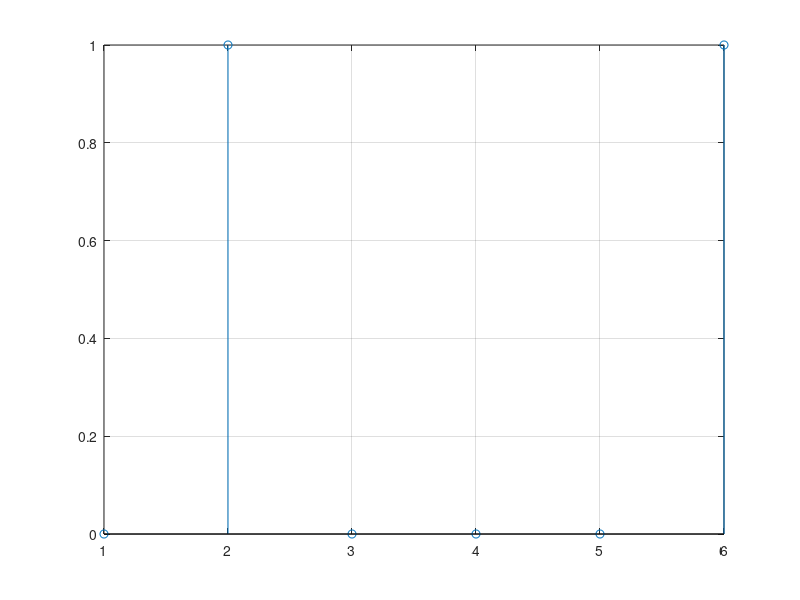

Recreate this plot in MATLAB.
function e6()
   
    Freq = 12000;
    N = 0.5*12; %[ms*kHz]
    n = 1:N;
    for i = 1:1:N
        v(i) = round(rand);
    end
    ts = 1/Freq;
    t = ts:ts:N*ts;
   plot(t,v);
  
    stem(n,v),grid 

end